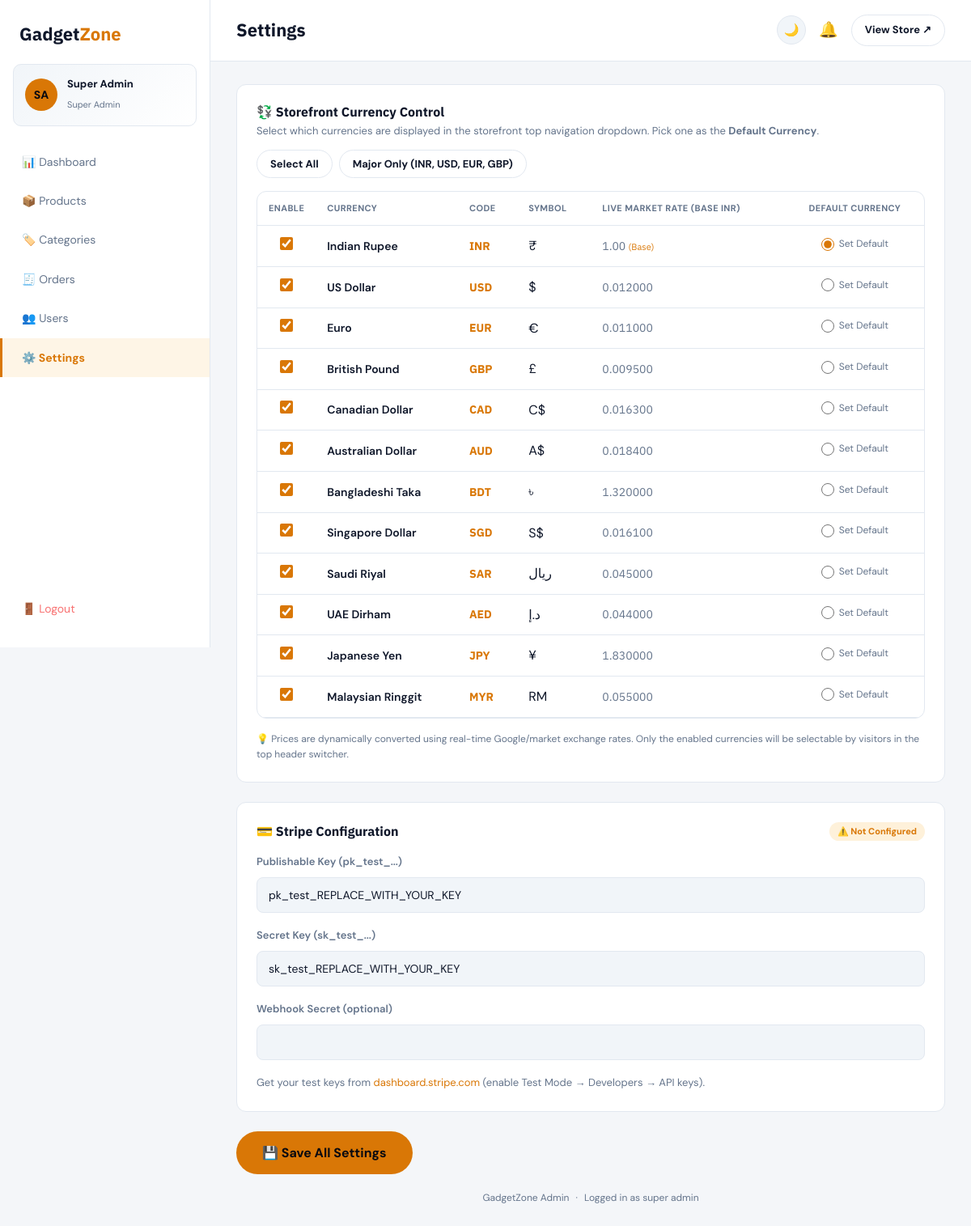
Screenshot of /admin/settings.php (signed in) with the database file from the repository.
### tables this page shows
CREATE TABLE IF NOT EXISTS users (
  id INT AUTO_INCREMENT PRIMARY KEY,
  first_name VARCHAR(100) NOT NULL,
  last_name VARCHAR(100) NOT NULL,
  email VARCHAR(191) NOT NULL UNIQUE,
  password VARCHAR(255) NOT NULL,
  phone VARCHAR(20) DEFAULT NULL,
  address TEXT DEFAULT NULL,
  city VARCHAR(100) DEFAULT NULL,
  state VARCHAR(100) DEFAULT NULL,
  zip VARCHAR(20) DEFAULT NULL,
  avatar VARCHAR(255) DEFAULT NULL,
  role ENUM('customer','admin','super_admin') DEFAULT 'customer',
  created_at TIMESTAMP DEFAULT CURRENT_TIMESTAMP
);

### includes/functions.php (called while the page is built, shortened)
<?php
if (!function_exists('base_path')) {
    function base_path() {
        $script = $_SERVER['SCRIPT_NAME'] ?? '';
        if (preg_match('#^(/[^/]+)#', $script, $m) && stripos($m[1], 'gadget') !== false) {
            return $m[1];
        }
        return '';
    }
}
function isLoggedIn() {
    return isset($_SESSION['user_id']);
}
function getCurrentUser() {
    global $conn;
    $stmt = mysqli_prepare($conn, "SELECT * FROM users WHERE id = ? LIMIT 1");
    mysqli_stmt_bind_param($stmt, "i", $_SESSION['user_id']);
    mysqli_stmt_execute($stmt);
    $result = mysqli_stmt_get_result($stmt);
    $user = mysqli_fetch_assoc($result);
    return $user ?: null;
}
function e($str) {
    return htmlspecialchars($str ?? '', ENT_QUOTES, 'UTF-8');
}

### admin/layout.php (the view, shortened to what this page needs)
<?php
$base = base_path();
$currentPage = basename($_SERVER['PHP_SELF']);
$adminUser = getCurrentUser();
$adminInitials = $adminUser ? strtoupper(substr($adminUser['first_name'],0,1) . substr($adminUser['last_name'],0,1)) : 'A';
$pendingCount = 0;
if (isset($conn)) {
    $pendingResult = mysqli_query($conn, "SELECT COUNT(*) AS c FROM orders WHERE status = 'pending'");
    if ($pendingResult) $pendingCount = (int) mysqli_fetch_assoc($pendingResult)['c'];
}
?>
<!DOCTYPE html>
<html lang="en">
<head>
<link rel="stylesheet" href="<?= $base ?>/assets/css/style.css">
<link rel="stylesheet" href="<?= $base ?>/admin/admin.css">
</head>
<body class="admin-body">
<div class="admin-shell">
  <aside class="admin-sidebar">
    <a href="<?= $base ?>/index.php" class="logo admin-logo">Gadget<span>Zone</span></a>
    <?php if ($adminUser): ?>
    <div class="admin-user-strip">
      <div class="admin-user-avatar">
        <?php if (!empty($adminUser['avatar'])): ?>
          <img src="<?= $base ?>/assets/uploads/avatars/<?= e($adminUser['avatar']) ?>" alt="">
        <?php else: ?><?= e($adminInitials) ?><?php endif; ?>
      </div>
      <div class="admin-user-info">
        <strong><?= e($adminUser['first_name'] . ' ' . $adminUser['last_name']) ?></strong>
        <span><?= e(str_replace('_', ' ', $adminUser['role'])) ?></span>
      </div>
    </div>
    <?php endif; ?>
    <nav class="admin-nav">
      <a href="<?= $base ?>/admin/index.php" class="<?= $currentPage==='index.php'?'active':'' ?>">📊 Dashboard</a>
      <a href="<?= $base ?>/admin/products.php" class="<?= $currentPage==='products.php'?'active':'' ?>">📦 Products</a>
      <a href="<?= $base ?>/admin/categories.php" class="<?= $currentPage==='categories.php'?'active':'' ?>">🏷️ Categories</a>
      <a href="<?= $base ?>/admin/orders.php" class="<?= $currentPage==='orders.php'?'active':'' ?>" style="display:flex; justify-content:space-between; align-items:center;">
        <span>🧾 Orders</span>
      </a>
      <a href="<?= $base ?>/admin/users.php" class="<?= $currentPage==='users.php'?'active':'' ?>">👥 Users</a>
      <a href="<?= $base ?>/admin/settings.php" class="<?= $currentPage==='settings.php'?'active':'' ?>">⚙️ Settings</a>
      <a href="<?= $base ?>/pages/logout.php" class="logout">🚪 Logout</a>
    </nav>
  </aside>
  <div class="admin-main">
    <header class="admin-topbar">
      <h1><?= isset($pageTitle) ? e($pageTitle) : 'Admin' ?></h1>
      <div class="admin-topbar-actions">
        <button type="button" class="theme-toggle-btn" id="adminThemeToggleBtn" aria-label="Toggle theme" title="Toggle Light / Dark Mode">
          <span class="theme-icon-moon">🌙</span>
        </button>
        <a href="<?= $base ?>/admin/orders.php?status=pending" class="notif-bell" title="<?= $pendingCount ?> pending order(s)">
          🔔
        </a>
        <a href="<?= $base ?>/index.php" class="btn-outline btn-sm" target="_blank">View Store ↗</a>
      </div>
    </header>
    <div class="admin-content">

### assets/css/style.css (style rules this page uses)
:root, [data-theme="dark"] { --accent: #f59e0b; --accent-light: #fcd34d; --accent-dark: #d97706; --accent-glow: rgba(245, 158, 11, 0.25); --bg: #0a0a0f; --surface: #16161f; --surface2: #1d1d29; --border: rgba(255,255,255,0.08); --text: #f0f0f5; --text2: #9090a8; --font-head: 'IBM Plex Sans', sans-serif; --font-body: 'DM Sans', sans-serif; --radius: 12px; --success: #22c55e; --danger: #ef4444; --shadow: 0 16px 36px rgba(0,0,0,0.4); }
[data-theme="light"] { --accent: #d97706; --accent-light: #f59e0b; --accent-dark: #b45309; --accent-glow: rgba(217, 119, 6, 0.2); --bg: #f4f6f9; --surface: #ffffff; --surface2: #f1f5f9; --border: #e2e8f0; --text: #0f172a; --text2: #64748b; --font-head: 'IBM Plex Sans', sans-serif; --font-body: 'DM Sans', sans-serif; --radius: 12px; --success: #16a34a; --danger: #dc2626; --shadow: 0 10px 25px rgba(0,0,0,0.07); }
* { box-sizing: border-box; margin: 0; padding: 0; }
body { background: var(--bg); color: var(--text); font-family: var(--font-body); line-height: 1.6; transition: background-color .25s ease, color .25s ease; }
h1, h2, h3, h4 { font-family: var(--font-head); font-weight: 800; line-height: 1.2; }
a { color: inherit; text-decoration: none; }
.btn-primary, .btn-outline, .btn-danger { display: inline-flex; align-items: center; justify-content: center; gap: 8px; padding: 12px 24px; border-radius: 999px; font-weight: 700; font-family: var(--font-body); cursor: pointer; border: none; font-size: 15px; transition: all .2s ease; }
.btn-outline { background: transparent; color: var(--text); border: 1px solid var(--border); }
.btn-sm { padding: 8px 16px; font-size: 13px; }
.theme-toggle-btn { background: var(--surface2); border: 1px solid var(--border); border-radius: 999px; width: 36px; height: 36px; display: inline-flex; align-items: center; justify-content: center; cursor: pointer; color: var(--text); font-size: 15px; transition: all .2s ease; padding: 0; outline: none; }
[data-theme="light"] .theme-icon-moon { display: inline-block; }
.logo { font-family: var(--font-head); font-weight: 800; font-size: 22px; }
.logo span { color: var(--accent); }

### admin/admin.css (style rules this page uses)
.admin-body { background: var(--bg); }
.admin-shell { display: flex; min-height: 100vh; }
.admin-sidebar { width: 260px; background: var(--surface); border-right: 1px solid var(--border); flex-shrink: 0; padding: 24px 0; position: sticky; top: 0; height: 100vh; overflow-y: auto; display: flex; flex-direction: column; }
.admin-logo { display: block; padding: 0 24px 20px; }
.admin-user-strip { display: flex; align-items: center; gap: 12px; margin: 0 16px 20px; padding: 14px; border-radius: 10px; background: linear-gradient(135deg, var(--surface2), var(--surface)); border: 1px solid var(--border); }
.admin-user-avatar { width: 40px; height: 40px; border-radius: 50%; flex-shrink: 0; background: var(--accent); color: #0a0a0f; font-weight: 800; font-size: 14px; display: flex; align-items: center; justify-content: center; overflow: hidden; }
.admin-user-info { min-width: 0; }
.admin-user-info strong { display: block; font-size: 13px; overflow: hidden; text-overflow: ellipsis; white-space: nowrap; }
.admin-user-info span { color: var(--text2); font-size: 11px; text-transform: capitalize; }
.admin-nav { display: flex; flex-direction: column; flex: 1; }
.admin-nav a { display: flex; align-items: center; gap: 10px; padding: 13px 24px; color: var(--text2); font-size: 14px; border-left: 3px solid transparent; transition: all .15s; }
.admin-nav a.active { background: rgba(245,158,11,.1); color: var(--accent); border-left-color: var(--accent); font-weight: 700; }
.admin-nav a.logout { color: #f87171; margin-top: auto; }
.admin-main { flex: 1; min-width: 0; }
.admin-topbar { display: flex; align-items: center; justify-content: space-between; padding: 18px 32px; border-bottom: 1px solid var(--border); background: var(--surface); position: sticky; top: 0; z-index: 10; }
.admin-topbar h1 { font-size: 22px; }
.admin-topbar-actions { display: flex; align-items: center; gap: 16px; }
.admin-content { padding: 28px 32px; }
.notif-bell { position: relative; font-size: 19px; color: var(--text2); }

### rows the page displays
users: adminInitials "SA", first_name+last_name "Super Admin", role "Super Admin"

### other values shown
$pageTitle "Settings"
$c['name'] "Indian Rupee"
$code "INR"
$c['symbol'] "₹"
$c['name'] "US Dollar"
$code "USD"
$c['symbol'] "$"
$c['rate'] "0.012000"
$c['name'] "Euro"
$code "EUR"
$c['symbol'] "€"
$c['rate'] "0.011000"
$c['name'] "British Pound"
$code "GBP"
$c['symbol'] "£"
